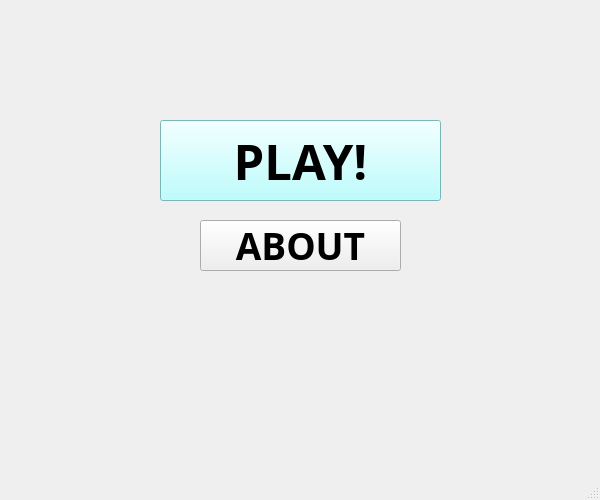
<?xml version="1.0" encoding="UTF-8"?>
<ui version="4.0">
 <class>MainWindow</class>
 <widget class="QMainWindow" name="MainWindow">
  <property name="geometry">
   <rect>
    <x>0</x>
    <y>0</y>
    <width>600</width>
    <height>500</height>
   </rect>
  </property>
  <property name="windowTitle">
   <string>MainWindow</string>
  </property>
  <widget class="QWidget" name="centralwidget">
   <widget class="QPushButton" name="PlayButton">
    <property name="geometry">
     <rect>
      <x>160</x>
      <y>120</y>
      <width>281</width>
      <height>81</height>
     </rect>
    </property>
    <property name="palette">
     <palette>
      <active>
       <colorrole role="WindowText">
        <brush brushstyle="SolidPattern">
         <color alpha="255">
          <red>0</red>
          <green>255</green>
          <blue>255</blue>
         </color>
        </brush>
       </colorrole>
       <colorrole role="Button">
        <brush brushstyle="SolidPattern">
         <color alpha="255">
          <red>170</red>
          <green>255</green>
          <blue>255</blue>
         </color>
        </brush>
       </colorrole>
       <colorrole role="Light">
        <brush brushstyle="SolidPattern">
         <color alpha="255">
          <red>170</red>
          <green>255</green>
          <blue>255</blue>
         </color>
        </brush>
       </colorrole>
       <colorrole role="Midlight">
        <brush brushstyle="SolidPattern">
         <color alpha="255">
          <red>170</red>
          <green>255</green>
          <blue>255</blue>
         </color>
        </brush>
       </colorrole>
       <colorrole role="Text">
        <brush brushstyle="SolidPattern">
         <color alpha="255">
          <red>170</red>
          <green>255</green>
          <blue>0</blue>
         </color>
        </brush>
       </colorrole>
       <colorrole role="Base">
        <brush brushstyle="SolidPattern">
         <color alpha="255">
          <red>170</red>
          <green>255</green>
          <blue>255</blue>
         </color>
        </brush>
       </colorrole>
       <colorrole role="Window">
        <brush brushstyle="SolidPattern">
         <color alpha="255">
          <red>170</red>
          <green>255</green>
          <blue>255</blue>
         </color>
        </brush>
       </colorrole>
       <colorrole role="AlternateBase">
        <brush brushstyle="SolidPattern">
         <color alpha="255">
          <red>170</red>
          <green>255</green>
          <blue>255</blue>
         </color>
        </brush>
       </colorrole>
       <colorrole role="PlaceholderText">
        <brush brushstyle="SolidPattern">
         <color alpha="128">
          <red>170</red>
          <green>255</green>
          <blue>0</blue>
         </color>
        </brush>
       </colorrole>
      </active>
      <inactive>
       <colorrole role="WindowText">
        <brush brushstyle="SolidPattern">
         <color alpha="255">
          <red>0</red>
          <green>255</green>
          <blue>255</blue>
         </color>
        </brush>
       </colorrole>
       <colorrole role="Button">
        <brush brushstyle="SolidPattern">
         <color alpha="255">
          <red>170</red>
          <green>255</green>
          <blue>255</blue>
         </color>
        </brush>
       </colorrole>
       <colorrole role="Light">
        <brush brushstyle="SolidPattern">
         <color alpha="255">
          <red>170</red>
          <green>255</green>
          <blue>255</blue>
         </color>
        </brush>
       </colorrole>
       <colorrole role="Midlight">
        <brush brushstyle="SolidPattern">
         <color alpha="255">
          <red>170</red>
          <green>255</green>
          <blue>255</blue>
         </color>
        </brush>
       </colorrole>
       <colorrole role="Text">
        <brush brushstyle="SolidPattern">
         <color alpha="255">
          <red>170</red>
          <green>255</green>
          <blue>0</blue>
         </color>
        </brush>
       </colorrole>
       <colorrole role="Base">
        <brush brushstyle="SolidPattern">
         <color alpha="255">
          <red>170</red>
          <green>255</green>
          <blue>255</blue>
         </color>
        </brush>
       </colorrole>
       <colorrole role="Window">
        <brush brushstyle="SolidPattern">
         <color alpha="255">
          <red>170</red>
          <green>255</green>
          <blue>255</blue>
         </color>
        </brush>
       </colorrole>
       <colorrole role="AlternateBase">
        <brush brushstyle="SolidPattern">
         <color alpha="255">
          <red>170</red>
          <green>255</green>
          <blue>255</blue>
         </color>
        </brush>
       </colorrole>
       <colorrole role="PlaceholderText">
        <brush brushstyle="SolidPattern">
         <color alpha="128">
          <red>170</red>
          <green>255</green>
          <blue>0</blue>
         </color>
        </brush>
       </colorrole>
      </inactive>
      <disabled>
       <colorrole role="WindowText">
        <brush brushstyle="SolidPattern">
         <color alpha="127">
          <red>255</red>
          <green>255</green>
          <blue>255</blue>
         </color>
        </brush>
       </colorrole>
       <colorrole role="Button">
        <brush brushstyle="SolidPattern">
         <color alpha="255">
          <red>170</red>
          <green>255</green>
          <blue>255</blue>
         </color>
        </brush>
       </colorrole>
       <colorrole role="Light">
        <brush brushstyle="SolidPattern">
         <color alpha="255">
          <red>170</red>
          <green>255</green>
          <blue>255</blue>
         </color>
        </brush>
       </colorrole>
       <colorrole role="Midlight">
        <brush brushstyle="SolidPattern">
         <color alpha="255">
          <red>170</red>
          <green>255</green>
          <blue>255</blue>
         </color>
        </brush>
       </colorrole>
       <colorrole role="Text">
        <brush brushstyle="SolidPattern">
         <color alpha="127">
          <red>255</red>
          <green>255</green>
          <blue>255</blue>
         </color>
        </brush>
       </colorrole>
       <colorrole role="Base">
        <brush brushstyle="SolidPattern">
         <color alpha="255">
          <red>170</red>
          <green>255</green>
          <blue>255</blue>
         </color>
        </brush>
       </colorrole>
       <colorrole role="Window">
        <brush brushstyle="SolidPattern">
         <color alpha="255">
          <red>170</red>
          <green>255</green>
          <blue>255</blue>
         </color>
        </brush>
       </colorrole>
       <colorrole role="AlternateBase">
        <brush brushstyle="SolidPattern">
         <color alpha="255">
          <red>170</red>
          <green>255</green>
          <blue>255</blue>
         </color>
        </brush>
       </colorrole>
       <colorrole role="PlaceholderText">
        <brush brushstyle="SolidPattern">
         <color alpha="128">
          <red>231</red>
          <green>231</green>
          <blue>231</blue>
         </color>
        </brush>
       </colorrole>
      </disabled>
     </palette>
    </property>
    <property name="font">
     <font>
      <family>Roman</family>
      <pointsize>37</pointsize>
      <weight>75</weight>
      <bold>true</bold>
     </font>
    </property>
    <property name="cursor">
     <cursorShape>PointingHandCursor</cursorShape>
    </property>
    <property name="text">
     <string>PLAY!</string>
    </property>
   </widget>
   <widget class="QPushButton" name="InfoButton">
    <property name="geometry">
     <rect>
      <x>200</x>
      <y>220</y>
      <width>201</width>
      <height>51</height>
     </rect>
    </property>
    <property name="font">
     <font>
      <family>Roman</family>
      <pointsize>28</pointsize>
      <weight>75</weight>
      <bold>true</bold>
     </font>
    </property>
    <property name="cursor">
     <cursorShape>PointingHandCursor</cursorShape>
    </property>
    <property name="text">
     <string>ABOUT</string>
    </property>
   </widget>
  </widget>
  <widget class="QMenuBar" name="menubar">
   <property name="geometry">
    <rect>
     <x>0</x>
     <y>0</y>
     <width>600</width>
     <height>26</height>
    </rect>
   </property>
  </widget>
  <widget class="QStatusBar" name="statusbar"/>
 </widget>
 <resources/>
 <connections/>
</ui>
